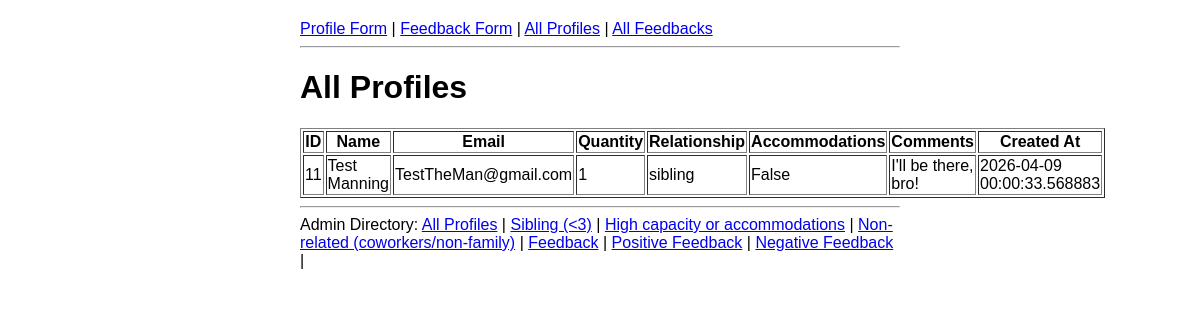
Screenshot of /admin/profiles/siblings with the database file from the repository.
### app.py (models this page shows)
class Profile(db.Model):
    id = db.Column(db.Integer, primary_key=True)
    name = db.Column(db.String(100), nullable=False)
    email = db.Column(db.String(100), nullable=False)
    quan = db.Column(db.Integer, nullable=False)
    comments = db.Column(db.Text)
    rel = db.Column(db.String(50), nullable=False)
    accommodations = db.Column(db.Boolean, default=False)
    created_at = db.Column(db.DateTime, default=datetime.utcnow)

### app.py (the view)
@app.route('/admin/profiles/siblings')
def admin_sibling_profiles():
    profiles = Profile.query.filter(
        Profile.rel == 'sibling',
        Profile.quan < 3,
        Profile.accommodations == False
    ).all()
    return render_template('admin_profiles.html', profiles=profiles) + admin_nav_html()

### app.py (called while the page is built)
def admin_nav_html():
    return ("<hr><div>Admin Directory: "
            "<a href=\"/admin/profiles\">All Profiles</a> | "
            "<a href=\"/admin/profiles/siblings\">Sibling (&lt;3)</a> | "
            "<a href=\"/admin/profiles/high_capacity_or_accommodations\">High capacity or accommodations</a> | "
            "<a href=\"/admin/profiles/non_related\">Non-related (coworkers/non-family)</a> | "
            "<a href=\"/admin/feedback\">Feedback</a> | "
            "<a href=\"/admin/feedback/positive\">Positive Feedback</a> | "
            "<a href=\"/admin/feedback/negative\">Negative Feedback</a> | "
            "</div>")

### Templates/admin_profiles.html
{% extends "base.html" %}
{% block content %}
    <h1>All Profiles</h1>
    <table border="1">
        <tr>
            <th>ID</th>
            <th>Name</th>
            <th>Email</th>
            <th>Quantity</th>
            <th>Relationship</th>
            <th>Accommodations</th>
            <th>Comments</th>
            <th>Created At</th>
        </tr>
        {% for profile in profiles %}
        <tr>
            <td>{{ profile.id }}</td>
            <td>{{ profile.name }}</td>
            <td>{{ profile.email }}</td>
            <td>{{ profile.quan }}</td>
            <td>{{ profile.rel }}</td>
            <td>{{ profile.accommodations }}</td>
            <td>{{ profile.comments }}</td>
            <td>{{ profile.created_at }}</td>
        </tr>
        {% endfor %}
    </table>
{% endblock %}

### static/style.css (style rules this page uses)
body { font-family: Arial, sans-serif; max-width: 600px; margin: 0 auto; padding: 20px; }

### rows the page displays
Profile: id "11", name "Test Manning", email "TestTheMan@gmail.com", quan "1", rel "sibling", accommodations "False", comments "I'll be there, bro!", created_at "2026-04-09 00:00:33.568883"
